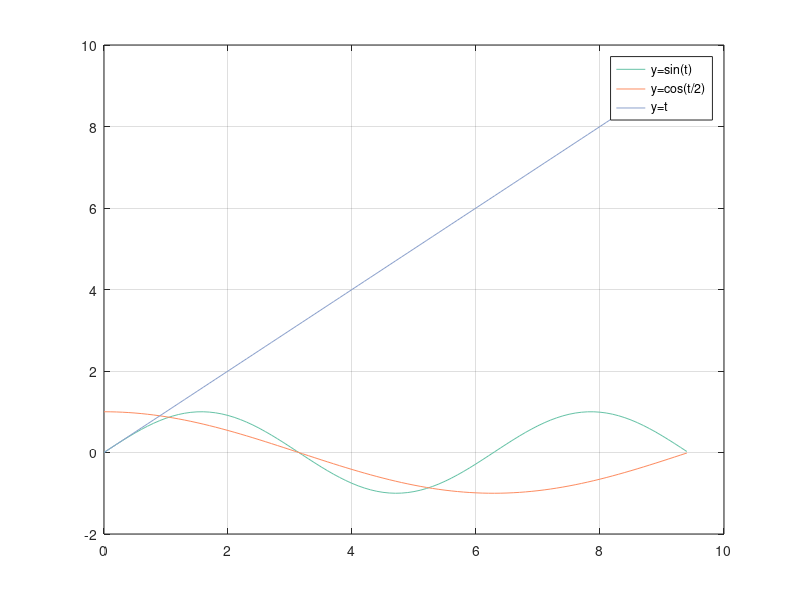

Reproduce this figure in MATLAB. (Note: this script raises an error after producing the figure.)
t=0:0.1:3*pi;
plot(t,sin(t),'Color',[0.4 0.76 0.65])
hold on
grid on
plot(t,cos(t./2),'Color',[0.99 0.55 0.38])
plot(t,t,'Color',[0.55 0.63 0.8])

lgd=legend('y=sin(t)','y=cos(t/2)','y=t');
lgd.Location='northwest';
title(lgd,'Func','FontSize',12)

comicAxes([])
